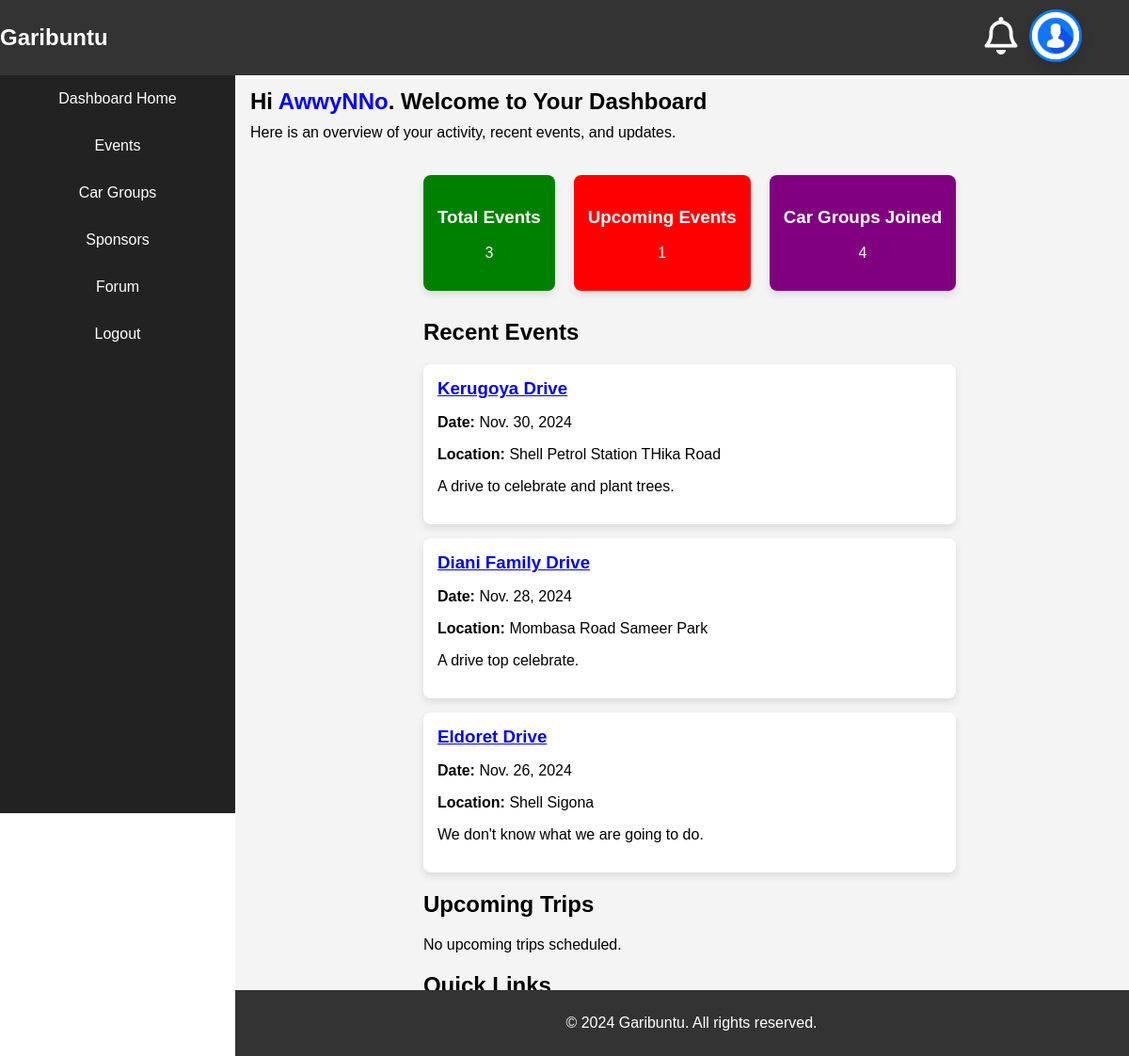
The page /dashboard/ (signed in) on the database its author committed.
### users/models.py (models this page shows)
class User(AbstractUser):
    email = models.EmailField(unique=True)
    is_sponsor = models.BooleanField(default=False)  # Add this line to distinguish sponsors
    '''
    profile_picture = models.ImageField(upload_to='profiles/', blank=True, null=True)
    bio = models.TextField(blank=True, null=True)
    '''
    def __str__(self):
        return self.username

### events/models.py (models this page shows, shortened)
class Event(models.Model):
    title = models.CharField(max_length=100)
    description = models.TextField()
    date = models.DateField()
    time = models.TimeField()
    location = models.CharField(max_length=255)
    registration_fee = models.DecimalField(max_digits=10, decimal_places=2)
    group = models.ForeignKey(CarGroup, on_delete=models.CASCADE, related_name='events')
    created_by = models.ForeignKey(User, on_delete=models.CASCADE, related_name='organized_events')
    attendees = models.ManyToManyField(User, through='EventRegistration', related_name='events')
    poster = models.ImageField(upload_to='event_posters/', null=True, blank=True)

### garibuntu/views.py (the view)
# urls.py: path('dashboard/', views.dashboard, name='dashboard'),
def dashboard(request):
    user = request.user
    total_events = Event.objects.count()
    upcoming_events = Event.objects.filter(date__gte=timezone.now().date())
    recent_events = Event.objects.order_by('-date')[:5]  # Last 5 events
    upcoming_trips = upcoming_events.filter(title__icontains='trip')[:5]  # Filter by keyword 'trip'
    car_groups_count = CarGroup.objects.filter(members=request.user).count()
    context = {
        'total_events': total_events,
        'upcoming_events_count': upcoming_events.count(),
        'recent_events': recent_events,
        'upcoming_trips': upcoming_trips,
        'car_groups_count': car_groups_count,
        'user':user,
    }
    return render(request, 'dashboard.html', context)

### sponsors/sponsor_login_required.py (called while the page is built)
    def __call__(self, request):
        if request.path in [reverse('sponsors:sponsor_register'), reverse('sponsors:sponsor_login')]:
            return self.get_response(request)
        if request.path.startswith('/sponsors/') and not request.session.get('sponsor_id'):
            return redirect(reverse('sponsors:sponsor_login'))
        return self.get_response(request)

### garibuntu/templates/dashboard.html (shortened to what this page needs)
{% extends "base-dash.html" %}
{% load static %}
{% block content %}
<div class="lead-content">
    <h2 class="lead-content-header">Hi <span class="user-name-nav">{{user}}</span>. Welcome to Your Dashboard</h2>
    <p class="lead-paragraph">Here is an overview of your activity, recent events, and updates.</p>
</div>
<div class="main-wrapper">
    <div class="dashboard-container">
        <div class="dashboard-stats">
            <a href="{% url 'garibuntu:event_list' %}">
                <div class="stat-box-1">
                    <h3>Total Events</h3>
                    <p>{{ total_events }}</p>
                </div>
            </a>
            <a href="{% url 'garibuntu:event_list' %}">
                <div class="stat-box-2">
                    <h3>Upcoming Events</h3>
                    <p>{{ upcoming_events_count }}</p>
                </div>
            </a>
            <a href="{% url 'garibuntu:group_list_dash' %}">
                <div class="stat-box-3">
                    <h3>Car Groups Joined</h3>
                    <p>{{ car_groups_count }}</p>
                </div>
            </a>
        </div>
        <div class="dashboard-section">
            <h2>Recent Events</h2>
            <ul class="event-list">
                {% for event in recent_events %}
                <li class="event-item">
                    <a href="{% url 'garibuntu:event_detail' event.id %}">
                        <h3>{{ event.title }}</h3>
                    </a>
                    <p><strong>Date:</strong> {{ event.date }}</p>
                    <p><strong>Location:</strong> {{ event.location }}</p>
                    <p>{{ event.description|truncatewords:20 }}</p>
                </li>
                {% empty %}
                <p>No recent events available.</p>
                {% endfor %}
            </ul>
        </div>
        <div class="dashboard-section">
            <h2>Upcoming Trips</h2>
            <ul class="trip-list">
                {% for trip in upcoming_trips %}
                <li class="trip-item">
                    <h3>{{ trip.title }}</h3>
                    <p><strong>Destination:</strong> {{ trip.destination }}</p>
                    <p><strong>Date:</strong> {{ trip.start_time|date:"F j, Y" }}</p>
                </li>
                {% empty %}
                <p>No upcoming trips scheduled.</p>
                {% endfor %}
            </ul>
        </div>
        <div class="dashboard-section">
            <h2>Quick Links</h2>
            <div class="quick-links">
                <a href="#" class="btn btn-primary">Create New Event</a>
                <a href="#" class="btn btn-secondary">View Profile</a>
                <a href="#" class="btn btn-secondary">Browse Car Groups</a>
            </div>
        </div>
    </div>
</div>
{% endblock %}

### garibuntu/static/css/style.css (style rules this page uses)
body { box-sizing: border-box; margin: 0; padding: 0; font-family: Arial, sans-serif; }
.lead-content { padding-top: 10px; margin-top: 20px; }
.lead-content-header { padding-top: 0; margin-top: 0; margin-bottom: 10px; }
.lead-paragraph { padding-top: 0; margin-top: 0; }
.user-name-nav { color: blue; }
.dashboard-container { margin: 40px auto; max-width: 800px; padding-bottom: 100px; }
.btn-primary { background-color: #007bff; color: #fff; }
.btn-secondary { margin-left: 10px; background-color: #6c757d; color: #fff; }
.btn { padding: 10px 20px; font-size: 16px; border: none; border-radius: 4px; cursor: pointer; }
.btn-primary { background-color: #007bff; color: #ffffff; }
.btn-secondary { background-color: #6c757d; color: #ffffff; }
.dashboard-container { max-width: 1000px; margin: 0 auto; padding: 20px; }
.dashboard-stats { display: flex; gap: 20px; margin-bottom: 30px; justify-content: space-around; }
.stat-box-1 { text-align: center; padding: 15px; background-color: green; border-radius: 8px; box-shadow: 0 4px 8px rgba(0, 0, 0, 0.1); color: white; text-decoration: none; }
.stat-box-2 { text-align: center; padding: 15px; background-color: red; border-radius: 8px; box-shadow: 0 4px 8px rgba(0, 0, 0, 0.1); color: white; text-decoration: none; }
.stat-box-3 { text-align: center; padding: 15px; background-color: purple; border-radius: 8px; box-shadow: 0 4px 8px rgba(0, 0, 0, 0.1); color: white; text-decoration: none; }
.dashboard-stats>a { text-decoration: none; }
.event-list, .trip-list { list-style: none; padding: 0; }
.event-item, .trip-item { margin-bottom: 15px; padding: 15px; background-color: #ffffff; border-radius: 8px; box-shadow: 0 4px 8px rgba(0, 0, 0, 0.1); }
.event-item h3, .trip-item h3 { margin: 0 0 5px; }
.quick-links .btn { margin-right: 10px; }
.main-wrapper { display: flex; flex-direction: column; min-height: 100vh; }
.btn-primary { width: 100%; padding: 12px; font-size: 18px; font-weight: bold; color: #fff; background-color: #007bff; border: none; border-radius: 4px; cursor: pointer; transition: background-color 0.3s ease; }

### rows shown on the page
User: username "AwwyNNo"
Event: title "Kerugoya Drive", date "Nov. 30, 2024", location "Shell Petrol Station THika Road", description "A drive to celebrate and plant trees."
Event: title "Diani Family Drive", date "Nov. 28, 2024", location "Mombasa Road Sameer Park", description "A drive top celebrate."
Event: title "Eldoret Drive", date "Nov. 26, 2024", location "Shell Sigona", description "We don't know what we are going to do."

### other values the page prints
{{ total_events }} "3"
{{ upcoming_events_count }} "1"
{{ car_groups_count }} "4"
